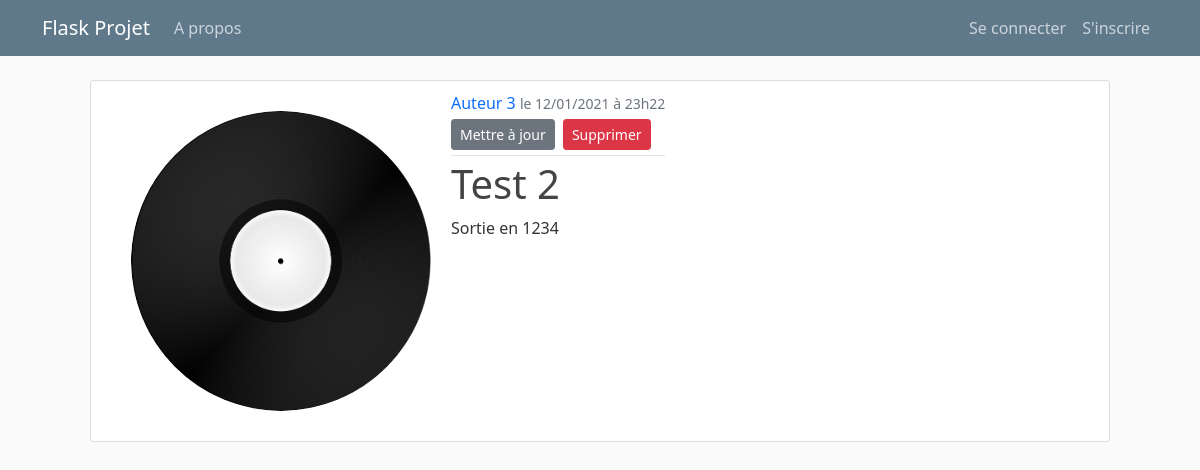
/album/1, run on the app's committed database.
### flaskblog/models.py (models this page shows, shortened)
class Album(db.Model):
    __tablename__ = 'albums'
    id = db.Column(db.Integer, primary_key=True)
    title = db.Column(db.String(100), nullable=False)
    date_posted = db.Column(db.DateTime, nullable=False, default=datetime.datetime.now())
    release_year = db.Column(db.Integer, nullable=False)
    img = db.Column(db.String(100), nullable=False, default='default_cover.jpg')
    author_id = db.Column(db.Integer, db.ForeignKey('authors.id'), nullable=False) #Un album possède un unique author

class Author(db.Model):
    __tablename__ = 'authors'
    id = db.Column(db.Integer, primary_key=True)
    name = db.Column(db.String(50), nullable=False)
    albums = db.relationship('Album', backref='author', lazy=True) #Un author peut avoir plusieurs albums

### flaskblog/routes.py (the view)
@app.route("/album/<int:album_id>")
def album(album_id):
    album = Album.query.get_or_404(album_id)
    return render_template('album.html', title=album.title, album=album)

### flaskblog/templates/album.html (shortened to what this page needs)
{% extends "layout.html" %}
{% block content %}
    <article class="media content-section d-flex mx-5">
      <img src="{{ url_for('static', filename='album_pics/' + album.img) }}" alt="" class="rounded-circle album-img">
        <div class="media-body">
          <div class="article-metadata">
            <a class="mr-2 text-decoration-none" href="#">{{ album.author.name }}</a>
            <small class="text-muted">{{ album.date_posted.strftime('le %d/%m/%Y à %Hh%M') }}</small>
            <div>
                <a class="btn btn-secondary btn-sm mt-1 mb-1" href="{{ url_for('update_album', album_id=album.id)}}">Mettre à jour</a>
                <button tyoe="button" class="btn btn-danger btn-sm m-1" data-toggle="modal" data-target="#deleteModal">Supprimer</button>
            </div>
          </div>
          <h1 class="article-title">{{ album.title }}</h2>
          <p class="article-content">Sortie en {{ album.release_year }}</p>
        </div>
      </article>
{% endblock content %}

### flaskblog/static/main.css (style rules this page uses)
body { background: #fafafa; color: #333333; margin-top: 5rem; }
h1, h2, h3, h4, h5, h6 { color: #444444; }
a { text-decoration: none; }
.content-section { background: #ffffff; padding: 10px 20px; border: 1px solid #dddddd; border-radius: 3px; margin-bottom: 20px; }
.article-title { color: #444444; }
.article-content { white-space: pre-line; }
.album-img { height: 300px; width: 300px; margin: 20px; }
.article-metadata { padding-bottom: 1px; margin-bottom: 4px; border-bottom: 1px solid #e3e3e3 }

### data on the page
Album: img (placeholder picture), date_posted "le 12/01/2021 à 23h22", title "Test 2", release_year "1234"
Author: author.name "Auteur 3"
